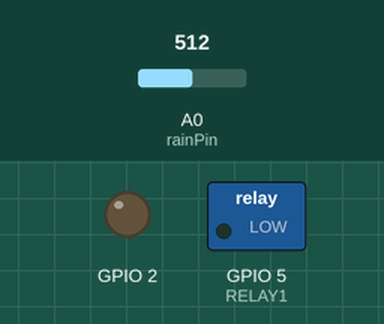
A sketch run on a simulated ESP8266 (NodeMCU). Shown: switched loads named in the sketch (green lamp = pin HIGH), output pins drawn as LEDs (lit = HIGH). The test bench sets the inputs (shaded band); at power-on: A0 (rainPin) = 512. WiFi joins after 1.5 s; servers stay silent unless stated; random numbers use the default seed unless the sketch sets one; no MQTT or app messages arrive unless stated; what the sketch prints to the serial monitor is not drawn.

Above: at 2.7 s.
2.8 s: A0 (rainPin) set to 263
4.3 s: A0 (rainPin) set to 237
At 4.6 s:
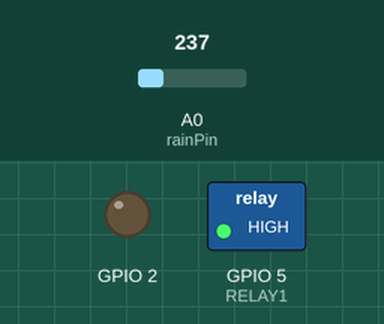
10.3 s: A0 (rainPin) set to 260
At 11.6 s:
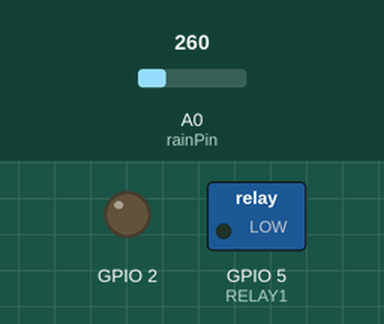
Timing chart, 0 to 12.8 s (numbered marks = the images above; inputs shaded):
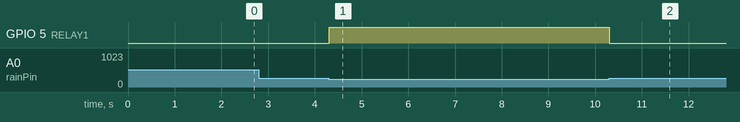

Measured:
- the behaviour switches between 251 and 250 on A0 (rainPin) (found by bisection; images 0 and 1)
- after the input at 4.3 s, GPIO 5 (RELAY1): LOW → HIGH at once
- after the input at 10.3 s, GPIO 5 (RELAY1): HIGH → LOW at once

The sketch:

MoistureLevelControlHome_MQTT.ino
```cpp
#include <ESP8266WiFi.h>
#include <PubSubClient.h>
#define RELAY1  5
// Update these with values suitable for your network.

const char* ssid = "RicktamNw";
const char* password = "tom_116164";
const char* mqtt_server = "iot.eclipse.org";
//char* receivedPayload;
int flag1=0,flag2=1;
int receivedMsg=0;

WiFiClient espClient;
PubSubClient client(espClient);
long lastMsg = 0;
char msgMoisture[60],msgMotor[60];
int value = 0;

int rainPin = A0;

void setup_wifi() {

  delay(10);
  // We start by connecting to a WiFi network
  Serial.println();
  Serial.print("Connecting to ");
  Serial.println(ssid);

  WiFi.begin(ssid, password);

  while (WiFi.status() != WL_CONNECTED) {
    delay(500);
    Serial.print(".");
  }

  randomSeed(micros());

  Serial.println("");
  Serial.println("WiFi connected");
  Serial.println("IP address: ");
  Serial.println(WiFi.localIP());
}

void callback(char* topic, byte* payload, unsigned int length) {
  Serial.print("Message arrived [");
  Serial.print(topic);
  Serial.print("] ");
  for (int i = 0; i < length; i++) {
   // receivedPayload[i]=((char)payload[i]);
    Serial.print((char)payload[i]);
    //receivedMsg=((int)((char)payload[i]));
  }
  Serial.print("-------->");
//Serial.println(receivedPayload);
//delay(5000);
//flag=1;
if ((char)payload[0] == 'U') {
  flag2=-1;
  delay(1000);
  if ((char)payload[0] == '1') {
    //digitalWrite(BUILTIN_LED, LOW);   // Turn the LED on (Note that LOW is the voltage level
    flag1=1;

  } else if ((char)payload[0] == '0') {
    //digitalWrite(BUILTIN_LED, HIGH);  // Turn the LED off by making the voltage HIGH
    flag1=-1;
  }
}
else if ((char)payload[0] == 'A') {
  flag2=1;
}


}

void reconnect() {
  // Loop until we're reconnected
  while (!client.connected()) {
    Serial.print("Attempting MQTT connection...");
    // Create a random client ID
    String clientId = "ESP8266Client-";
    clientId += String(random(0xffff), HEX);
    // Attempt to connect
    if (client.connect(clientId.c_str())) {
      Serial.println("connected");
      // Once connected, publish an announcement...
      //client.publish("outTopic", "hello world");
      // ... and resubscribe
      client.subscribe("Control/Motor");
      client.subscribe("Control/Motor/Mode");
    } else {
      Serial.print("failed, rc=");
      Serial.print(client.state());
      Serial.println(" try again in 5 seconds");
      // Wait 5 seconds before retrying
      delay(5000);
    }
  }
}

void setup() {
   pinMode(rainPin, INPUT);
  pinMode(BUILTIN_LED, OUTPUT);     // Initialize the BUILTIN_LED pin as an output
    pinMode(RELAY1, OUTPUT);
  Serial.begin(115200);
  setup_wifi();
  client.setServer(mqtt_server, 1883);
  client.setCallback(callback);

}

void loop() {

  if (!client.connected()) {
    reconnect();
  }
  client.loop();
 int sensorValue = analogRead(rainPin);
 //long now = millis();
 // if (now - lastMsg > 2000) {
   // lastMsg = now;
    //++value;
   if(flag2==1){

        if(sensorValue>250)
      {
          snprintf (msgMoisture, 75, "Moisture Level is #%ld (Need Water) ", sensorValue);
          snprintf (msgMotor, 75, "Motor is running ", sensorValue);
          Serial.println("Publish message <250: ");
         // Serial.println(msg);
          client.publish("Sensor/Moisture", msgMoisture);
          client.publish("Sensor/Motor", msgMotor);
          digitalWrite(RELAY1,0);           // Turns ON Relays 1

      }
      else{
         snprintf (msgMoisture, 75, "Moisture Level is #%ld (Need Water) ", sensorValue);
          snprintf (msgMotor, 75, "Motor is stopped ", sensorValue);
          Serial.println("Publish message >250: ");
         // Serial.println(msg);
          client.publish("Sensor/Moisture", msgMoisture);
          client.publish("Sensor/Motor", msgMotor);
          digitalWrite(RELAY1,1);           // Turns ON Relays 1
      }

   }
   if(flag1==1){
    Serial.println("Motor Running");
      digitalWrite(RELAY1,0);           // Turns ON Relays 1
   }
   else if(flag1==-1){
    Serial.println("Motor Stopped");
      digitalWrite(RELAY1,1);           // Turns ON Relays 1
   }


    //client.subscribe("Control/Motor");
    //client.subscribe("Control/Motor/Mode");
    //snprintf (msg, 75, "Voltage level of Moisture is #%ld", sensorValue);
    //Serial.print("Publish message: ");
   // Serial.println(msg);
   // client.publish("outTopic", msg);
 // }
}
```
